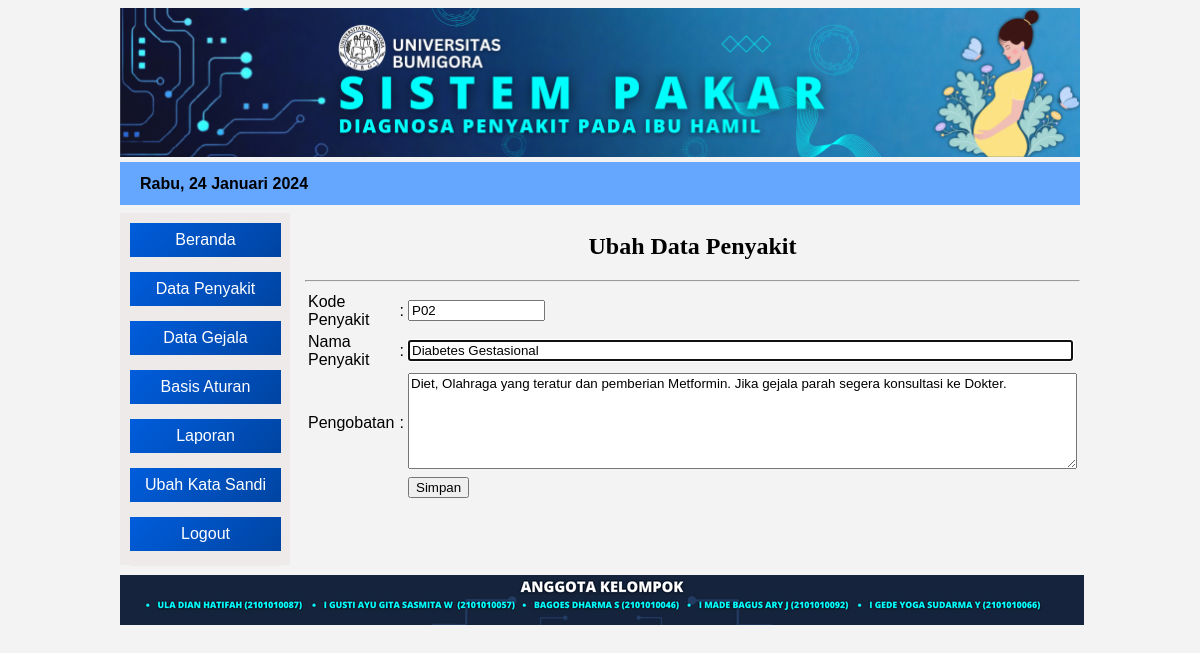
The app's page /admin/index.php?open=Penyakit-Edit&kode=P02 (signed in) with its own data.
### tables this page shows
CREATE TABLE `tblpenyakit` (
  `kd_penyakit` varchar(20) NOT NULL,
  `nm_penyakit` varchar(40) NOT NULL,
  `nl_penyakit` float NOT NULL,
  `pengobatan` text NOT NULL
);

### admin/penyakit_edit.php (the view, shortened to what this page needs)
<center><h2> Ubah Data Penyakit </h2></center> <hr>
<?php
 include "../lib/koneksi.php";
 ?>
<?php
 $kdpenyakit=$_GET['kode'];
 $data = mysqli_query($konek, "select * from tblpenyakit where kd_penyakit='$kdpenyakit'");
 $hasil = mysqli_fetch_array($data);
 ?>
  <form method="POST" >
    <table >
       <tr>
       	  <td>Kode Penyakit </td>
          <td>:</td>
       	  <td><input type="text" name="kd_penyakit" size="14" value="<?php echo $hasil['kd_penyakit'] ;?>" readonly="readonly"/></td>
       </tr>
       <tr>
       	 <td>Nama Penyakit</td>
         <td>:</td>
       	 <td><input type="text" name="nm_penyakit" size="80" maxlength="30" value="<?php echo $hasil['nm_penyakit'] ;?>" autofocus>
       	 </td>
       </tr>
       <tr>
         <td>Pengobatan</td>
         <td>:</td>
         <td><textarea cols="81" rows="6" name="pengobatan"><?php echo $hasil['pengobatan']; ?></textarea></td>
       </tr>
       <tr>
       	  <td>&nbsp;</td>
          <td>&nbsp;</td>
       	  <td><input type="submit" name="btnsimpan" value="Simpan"></td>
       </tr>
    </table>
 </form>

### css/desig1.css (style rules this page uses)
* { font-family: Arial, tahoma, sans-serif; }
body { background-color: #f3f3f3; }
#isi h2 { font-family: tahoma, "Times New Roman", "Maiandra GD", sans-serif; }

### records on screen
tblpenyakit: kd_penyakit "P02", nm_penyakit "Diabetes Gestasional", pengobatan "Diet, Olahraga yang teratur dan pemberian Metformin. Jika gejala parah segera konsultasi ke Dokter."

### other values on screen
$namabln "Rabu"
$tgl "24"
$namabulan "Januari"
$thn "2024"
